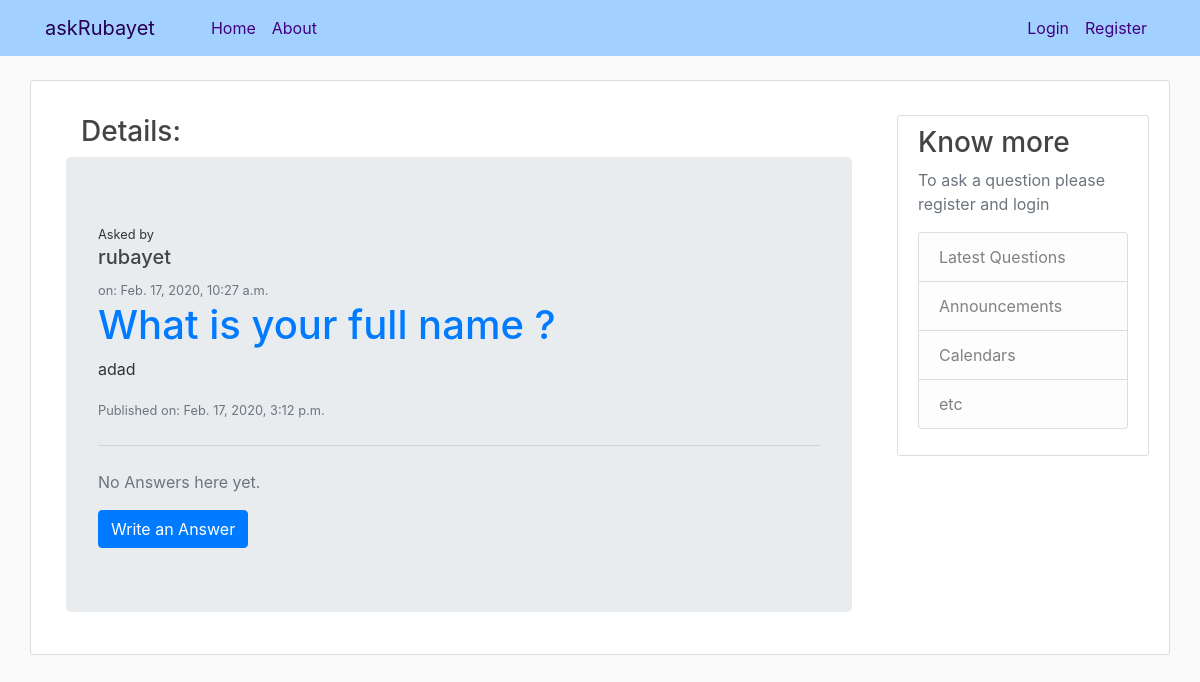
Page /question/10/ on the earlier database version.
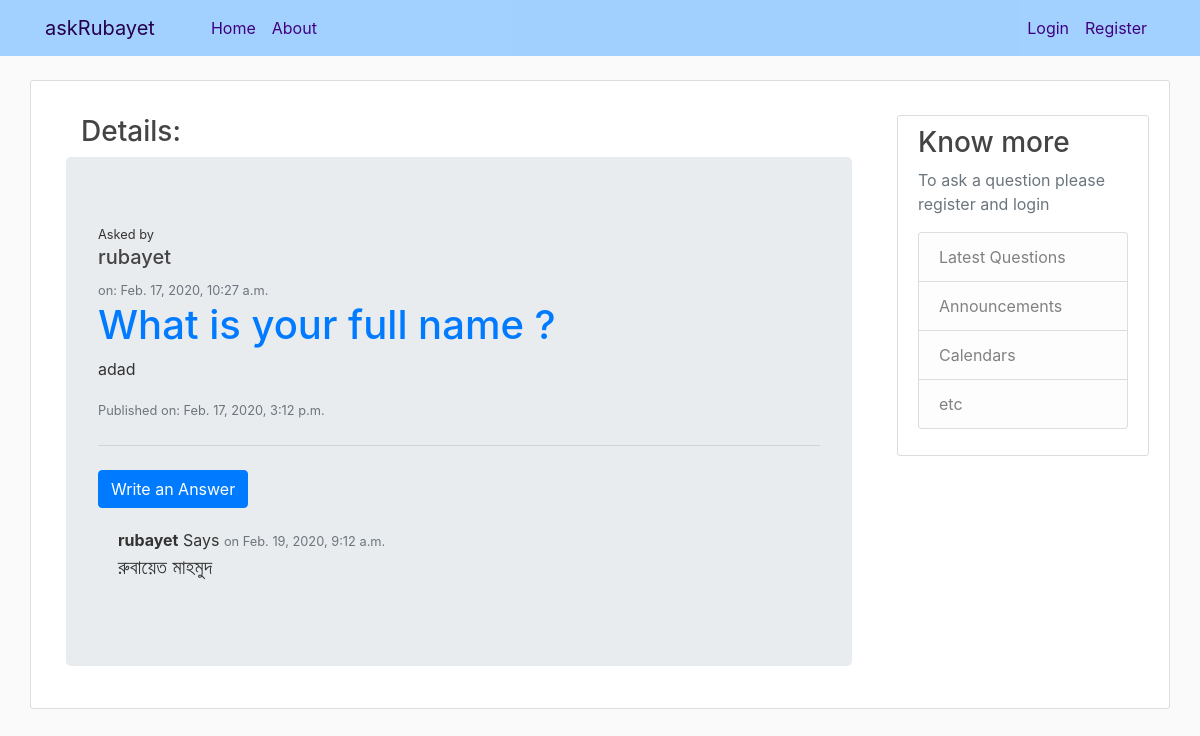
Same page on the later database version.
### ask/models.py (models this page shows, shortened)
class Answer(models.Model):
    question            = models.ForeignKey('ask.question', on_delete=models.CASCADE, related_name='answer')
    author              = models.ForeignKey(settings.AUTH_USER_MODEL, on_delete=models.CASCADE)
    text                = models.TextField()
    created_date        = models.DateTimeField(default=timezone.now)
    approved_answer     = models.BooleanField(default=False)

### ask/views.py (the view)
# urls.py: path('question/<int:pk>/', views.ques_detail, name = 'ques_detail'),
def ques_detail(request, pk):
    que = get_object_or_404(Question, pk=pk)
    return render(request, 'ask/ques_detail.html', {'que': que})

### ask/templates/ask/ques_detail.html (shortened to what this page needs)
{% extends "ask/base.html" %}
{% block content %}
<div class="container">
  <h3 class="container">Details:</h3>
  <div class="jumbotron">
    <small>Asked by</small>
    {% if que.author.first_name %}
      <h5>{{ que.author.first_name }}</h5>
    {% else %}
      <h5>{{ que.author }}</h5>
    {% endif %}
    <small class="text-muted"> on: {{ que.created_date }}</small>
    <h1 class="display-5"><a href="{% url 'ques_detail' pk=que.pk %}">{{ que.title }}</a></h1>
    <p>{{ que.optional_description|linebreaksbr }}</p>
    {% if que.published_date %}
      <small class="text-muted">Published on: {{ que.published_date }}</small>
    {% endif %}
    {% if que.published_date %}
      <hr class="my-4">
      {% for ans in que.answer.all %}
      {% empty %}
        <p class="text-muted">No Answers here yet.</p>
      {% endfor %}
      <a class="btn btn-primary" href="{% url 'add_answer_to_que' pk=que.pk %}">
        Write an Answer</a>
      {% for ans in que.answer.all %}
        {% if user.is_authenticated or ans.approved_answer %}
        <div class="answer">
          <strong>{{ ans.author }}</strong> Says
          <small class="text-muted">on {{ ans.created_date }} </small>
          <p class="lead">{{ ans.text }}</p>
        </div>
        {% endif %}
      {% endfor %}
    {% endif %}
  </div>
</div>
{% endblock content %}

Differences in the rows shown:
added Answer: author "rubayet", created_date "Feb. 19, 2020, 9:12 a.m.", text "রুবায়েত মাহমুদ"
Other differences:
text no longer shown: "No Answers here yet."
